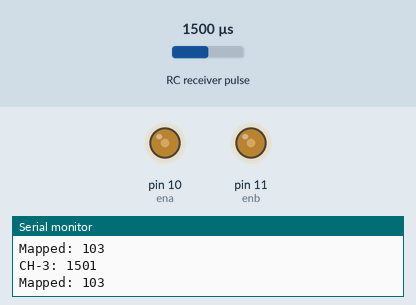
A sketch run on a simulated Arduino Uno, built with avr-gcc and run on an emulated ATmega328P. Shown: output pins drawn as LEDs (lit = HIGH), the last lines printed to the serial monitor. Wiring (inferred from the names in the program): RC receiver channel: data pin 3. The test bench sets the inputs (shaded band); at power-on: RC receiver pulse 1500 µs.

Above: at 1.2 s.
1.3 s: RC receiver pulse (sensor on pin 3) set to 1020 µs
At 2.4 s:
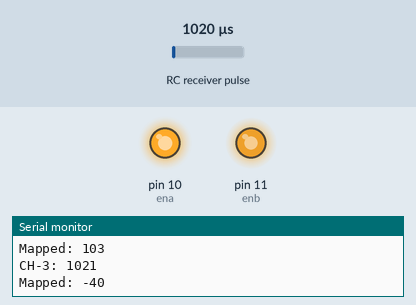
3.5 s: RC receiver pulse (sensor on pin 3) set to 1142 µs
At 5.3 s:
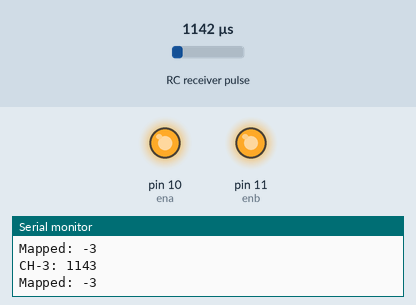
5.6 s: RC receiver pulse (sensor on pin 3) set to 1152 µs
At 7.2 s:
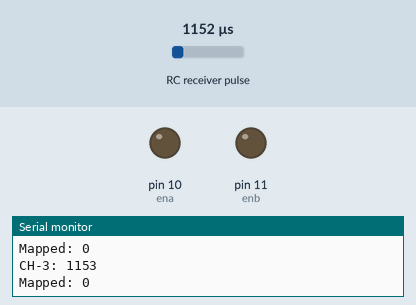
7.6 s: RC receiver pulse (sensor on pin 3) set to 1250 µs
At 9.0 s:
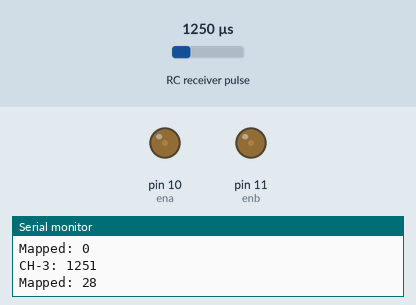
9.6 s: RC receiver pulse (sensor on pin 3) set to 1750 µs
At 10.8 s:
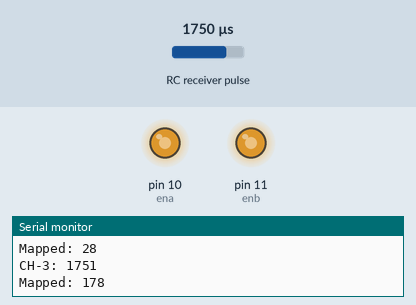
11.7 s: RC receiver pulse (sensor on pin 3) set to 1500 µs
At 12.6 s:
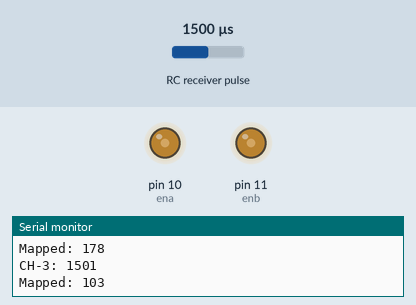
Timing chart, 0 to 14.7 s (numbered marks = the images above; inputs shaded):
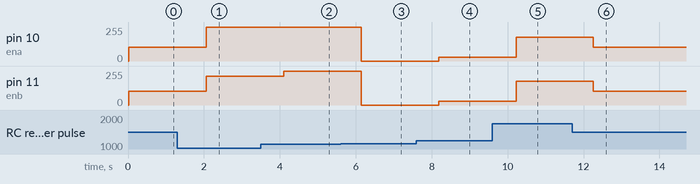

The sketch:

mapping.ino
```cpp
#define ch3 3
#define ena 10
#define enb 11

void setup() {
  pinMode(ch3,INPUT);
  pinMode(ena ,OUTPUT);
  pinMode(enb,OUTPUT);
  Serial.begin(9600);
}

void loop() {
  int a,b;
  a=pulseIn(ch3, HIGH);
  Serial.print("CH-3: ");
  Serial.println(a);
  b=map(a,1156,2008,0,255);
  Serial.print("Mapped: ");
  Serial.println(b);
  analogWrite(10,b);
  analogWrite(11,b);

  delay(1000);
}
```

Measured:
- the behaviour switches between 1151 and 1152 µs on RC receiver pulse (sensor on pin 3) (found by bisection; images 2 and 3)
- after the input at 1.3 s, pin 10 (ena): 103/255 → 255/255 after 0.76 s; pin 11 (enb): 103/255 → 216/255 after 0.76 s
- after the input at 3.5 s, pin 11 (enb): 216/255 → 253/255 after 0.60 s
- after the input at 5.6 s, pin 10 (ena): 255/255 → 0/255 after 0.54 s; pin 11 (enb): 253/255 → 0/255 after 0.54 s
- after the input at 7.6 s, pin 10 (ena), pin 11 (enb): 0/255 → 28/255 after 0.58 s
- after the input at 9.6 s, pin 10 (ena), pin 11 (enb): 28/255 → 178/255 after 0.62 s
- after the input at 11.7 s, pin 10 (ena), pin 11 (enb): 178/255 → 103/255 after 0.56 s
